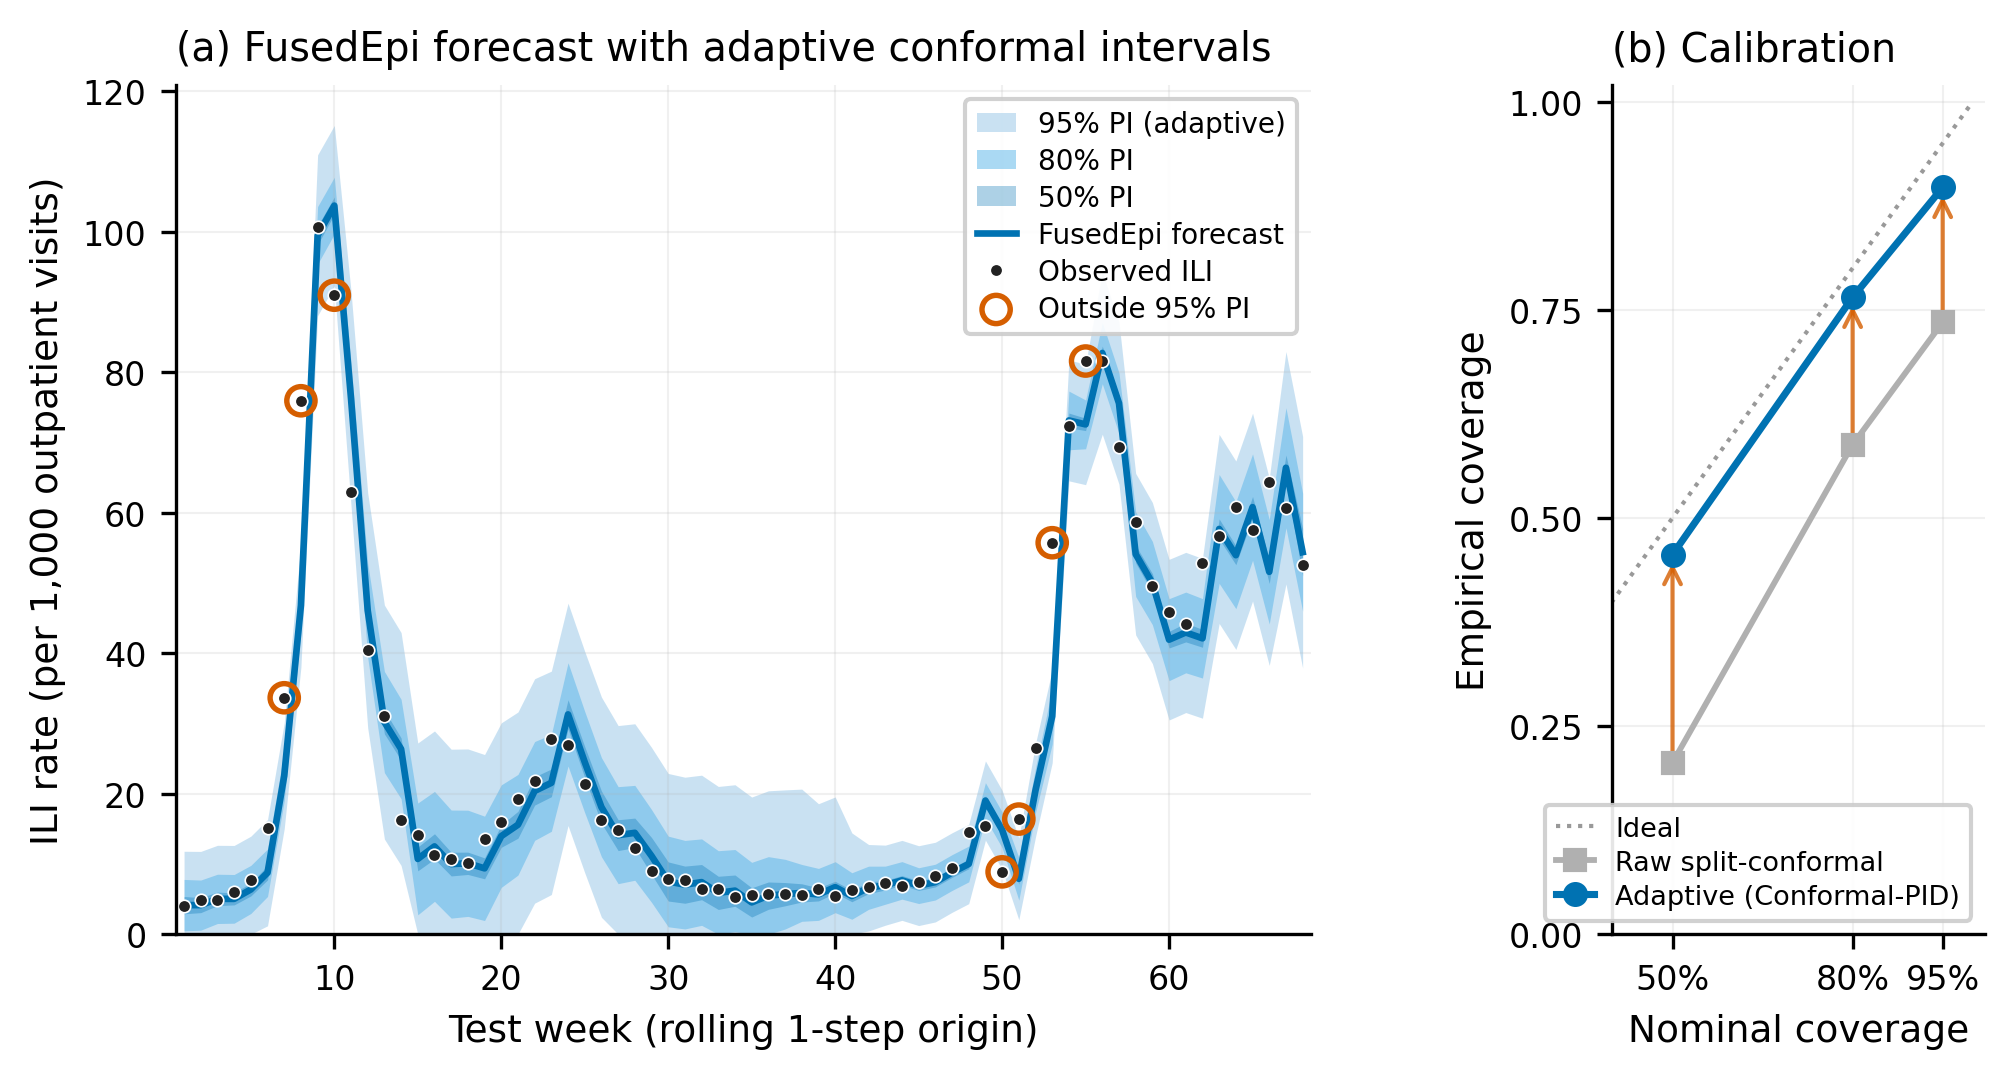

Reproduce this figure in Python.
"""fig_uq_conformal.py — Methods figure: champion (FusedEpi) uncertainty
quantification via adaptive conformal prediction intervals.

Shows, for ONE contiguous forecast segment (the n=68 leak-free rolling 1-step
test slab of the deployed champion FusedEpi), the point forecast, the observed
ILI rate overlaid, and the 50% / 80% / 95% prediction-interval bands produced by
adaptive (online Conformal-PID) recalibration. A side panel makes the
recalibration effect explicit: raw split-conformal 95% PI under-covers
(empirical 0.735 at nominal 0.95) while adaptive recalibration restores
coverage to 0.897 — on the SAME test slab.

★ Real data only — no fabrication. Bands are reproduced with the exact SSOT
functions used by simulation/scripts/adaptive_pi_eval.py:
  - point forecast + observed:   simulation/results/csv/predictions_FusedEpi.csv
  - leak-free residual seed:      simulation/results/per_model_optimal/FusedEpi.json
                                  (val_metrics.insample_residuals)
  - coverage numbers (caption):   simulation/results/csv/adaptive_pi_metrics.csv
  - half-widths:  hub_metrics.k11_pi_widths_from_residuals (Lei 2018 split-conformal)
  - bands:        adaptive_conformal.adaptive_conformal_bounds (Angelopoulos 2024
                  Conformal-PID / Gibbs-Candes 2021 ACI)
leak-free: each step's interval uses only past observations (operational rolling
1-step), identical to the deployed setting.

Output (B5 width, 300 dpi):
    paper/methods_assets/fig_uq_conformal.png

Discipline: matplotlib Agg, English labels only (DejaVu Sans), deterministic,
sqlite=0 (reads CSV + JSON only), honest crash if inputs are absent (no
fabricated data).

Usage: .venv/bin/python paper/methods_assets/fig_uq_conformal.py
"""

from __future__ import annotations

import json
import sys
from pathlib import Path

import matplotlib

matplotlib.use("Agg")  # headless render
import matplotlib.pyplot as plt  # noqa: E402
import numpy as np  # noqa: E402
import pandas as pd  # noqa: E402

_THIS = Path(__file__).resolve()
PROJECT_ROOT = _THIS.parents[2]
# Make `simulation` importable (SSOT conformal functions live there).
if str(PROJECT_ROOT) not in sys.path:
    sys.path.insert(0, str(PROJECT_ROOT))

PRED_CSV = PROJECT_ROOT / "simulation" / "results" / "csv" / "predictions_FusedEpi.csv"
OPT_JSON = PROJECT_ROOT / "simulation" / "results" / "per_model_optimal" / "FusedEpi.json"
METRICS_CSV = PROJECT_ROOT / "simulation" / "results" / "csv" / "adaptive_pi_metrics.csv"
OUT_PNG = _THIS.parent / "fig_uq_conformal.png"

CHAMPION = "FusedEpi"
# B5 page text width ~ 5.0 in usable; full-width two-panel figure.
B5_WIDTH_IN = 6.7
FIG_HEIGHT_IN = 3.7

# Colors (color-blind-safe Okabe-Ito-ish blues/orange).
C_OBS = "#222222"
C_PRED = "#0072B2"
C_50 = "#0072B2"
C_80 = "#56B4E9"
C_95 = "#9ECAE9"
C_STATIC = "#B0B0B0"
C_ADAPT = "#0072B2"


def _setup_font() -> None:
    """Force English paper font (DejaVu Sans), ASCII minus."""
    plt.rcParams["font.family"] = "DejaVu Sans"
    plt.rcParams["axes.unicode_minus"] = False


def _load_forecast() -> tuple[np.ndarray, np.ndarray]:
    """Champion point forecast + observed over the leak-free test slab.

    Returns:
        (y_true, y_pred) each (n,) float arrays in chronological order.

    Raises:
        FileNotFoundError / ValueError if the prediction CSV is missing/empty.
    """
    if not PRED_CSV.exists():
        raise FileNotFoundError(f"missing real predictions: {PRED_CSV}")
    df = pd.read_csv(PRED_CSV)
    t = df[df["split"] == "test"].sort_values("idx")
    if len(t) < 10:
        raise ValueError(f"too few test rows in {PRED_CSV}: {len(t)}")
    return (t["y_true"].to_numpy(dtype=np.float64),
            t["y_pred"].to_numpy(dtype=np.float64))


def _load_residuals() -> np.ndarray:
    """Leak-free in-sample residual seed for conformal calibration.

    Returns:
        (m,) finite residual array (m >= 2).

    Raises:
        ValueError if residuals are absent (no fabricated calibration).
    """
    d = json.loads(OPT_JSON.read_text())
    r = (d.get("val_metrics", {}) or {}).get("insample_residuals")
    if r is None:
        raise ValueError(f"no insample_residuals in {OPT_JSON} (cannot calibrate)")
    a = np.asarray(r, dtype=np.float64)
    a = a[np.isfinite(a)]
    if len(a) < 2:
        raise ValueError(f"insufficient residuals in {OPT_JSON}: {len(a)}")
    return a


def _load_coverage_row() -> dict:
    """Champion's measured static vs adaptive coverage row (caption numbers)."""
    df = pd.read_csv(METRICS_CSV)
    row = df[df["model"] == CHAMPION]
    if row.empty:
        raise ValueError(f"{CHAMPION} not in {METRICS_CSV}")
    return row.iloc[0].to_dict()


def build() -> Path:
    """Render the UQ conformal figure from measured champion data.

    Returns:
        Path to the written PNG.

    Side effects: writes OUT_PNG (300 dpi). Reads 3 result files (read-only).
    """
    _setup_font()
    from simulation.analytics.hub_metrics import (
        FLUSIGHT_ALPHAS, k11_pi_widths_from_residuals,
    )
    from simulation.analytics.adaptive_conformal import adaptive_conformal_bounds

    y_true, y_pred = _load_forecast()
    res = _load_residuals()
    cov = _load_coverage_row()
    n = len(y_true)
    weeks = np.arange(1, n + 1)

    # SSOT bands — same call as adaptive_pi_eval.evaluate().
    k11 = k11_pi_widths_from_residuals(np.abs(res), FLUSIGHT_ALPHAS)
    bounds = adaptive_conformal_bounds(y_pred, k11, res, y_true, FLUSIGHT_ALPHAS)

    # FluSight α: PI(1-α). 95% -> α=0.05, 80% -> α=0.20, 50% -> α=0.50.
    a95, a80, a50 = 0.05, 0.20, 0.50
    lo95, hi95 = bounds[a95]
    lo80, hi80 = bounds[a80]
    lo50, hi50 = bounds[a50]

    fig, (axL, axR) = plt.subplots(
        1, 2, figsize=(B5_WIDTH_IN, FIG_HEIGHT_IN),
        gridspec_kw={"width_ratios": [3.05, 1.0], "wspace": 0.40},
    )

    # ── Left: forecast + adaptive PI bands + observed overlay ──────────────
    axL.fill_between(weeks, lo95, hi95, color=C_95, alpha=0.55,
                     linewidth=0, label="95% PI (adaptive)")
    axL.fill_between(weeks, lo80, hi80, color=C_80, alpha=0.50,
                     linewidth=0, label="80% PI")
    axL.fill_between(weeks, lo50, hi50, color=C_50, alpha=0.32,
                     linewidth=0, label="50% PI")
    axL.plot(weeks, y_pred, color=C_PRED, lw=1.6, label="FusedEpi forecast")
    axL.plot(weeks, y_true, color=C_OBS, lw=0.0, marker="o", ms=3.0,
             mfc=C_OBS, mec="white", mew=0.4, label="Observed ILI")

    # Mark observations that fall outside the 95% band (miscoverage).
    out_mask = (y_true < lo95) | (y_true > hi95)
    if out_mask.any():
        axL.scatter(weeks[out_mask], y_true[out_mask], s=46, facecolors="none",
                    edgecolors="#D55E00", linewidths=1.3, zorder=6,
                    label="Outside 95% PI")

    axL.set_xlabel("Test week (rolling 1-step origin)", fontsize=9)
    axL.set_ylabel("ILI rate (per 1,000 outpatient visits)", fontsize=9)
    axL.set_title(
        f"(a) {CHAMPION} forecast with adaptive conformal intervals",
        fontsize=9.5, loc="left", pad=6,
    )
    axL.set_xlim(0.5, n + 0.5)
    axL.set_ylim(bottom=0)
    axL.tick_params(labelsize=8)
    axL.grid(True, alpha=0.18, lw=0.5)
    for s in ("top", "right"):
        axL.spines[s].set_visible(False)
    axL.legend(fontsize=6.7, loc="upper right", frameon=True, framealpha=0.9,
               handlelength=1.4, borderpad=0.4, labelspacing=0.32)

    # ── Right: recalibration effect on empirical coverage ──────────────────
    nominal = np.array([0.50, 0.80, 0.95])
    static = np.array([float(cov["static_pi50"]), float(cov["static_pi80"]),
                       float(cov["static_pi95"])])
    adapt = np.array([float(cov["adapt_pi50"]), float(cov["adapt_pi80"]),
                      float(cov["adapt_pi95"])])

    axR.plot([0, 1], [0, 1], color="#999999", ls=":", lw=1.0, zorder=1,
             label="Ideal")
    axR.plot(nominal, static, color=C_STATIC, marker="s", ms=5, lw=1.4,
             label="Raw split-conformal", zorder=3)
    axR.plot(nominal, adapt, color=C_ADAPT, marker="o", ms=5, lw=1.7,
             label="Adaptive (Conformal-PID)", zorder=4)
    for xn, ys, ya in zip(nominal, static, adapt):
        axR.annotate("", xy=(xn, ya), xytext=(xn, ys),
                     arrowprops=dict(arrowstyle="->", color="#D55E00",
                                     lw=1.0, alpha=0.8), zorder=2)

    axR.set_xlim(0.40, 1.02)
    axR.set_ylim(0.0, 1.02)
    axR.set_xticks(nominal)
    axR.set_xticklabels(["50%", "80%", "95%"], fontsize=8)
    axR.set_yticks([0, 0.25, 0.5, 0.75, 1.0])
    axR.tick_params(labelsize=8)
    axR.set_xlabel("Nominal coverage", fontsize=9)
    axR.set_ylabel("Empirical coverage", fontsize=9)
    axR.set_title("(b) Calibration", fontsize=9.5, loc="left", pad=6)
    axR.grid(True, alpha=0.18, lw=0.5)
    for s in ("top", "right"):
        axR.spines[s].set_visible(False)
    axR.legend(fontsize=6.5, loc="lower right", frameon=True, framealpha=0.9,
               handlelength=1.4, borderpad=0.4, labelspacing=0.3)

    fig.subplots_adjust(left=0.085, right=0.985, top=0.90, bottom=0.135)
    OUT_PNG.parent.mkdir(parents=True, exist_ok=True)
    fig.savefig(OUT_PNG, dpi=300, bbox_inches="tight", facecolor="white")
    plt.close(fig)

    # Console summary (also used to confirm caption numbers).
    emp95 = float(np.mean((y_true >= lo95) & (y_true <= hi95)))
    emp80 = float(np.mean((y_true >= lo80) & (y_true <= hi80)))
    emp50 = float(np.mean((y_true >= lo50) & (y_true <= hi50)))
    print(f"  wrote {OUT_PNG}")
    print(f"  n_test={n}  (rolling 1-step leak-free)")
    print(f"  adaptive empirical coverage on this slab: "
          f"50%={emp50:.3f}  80%={emp80:.3f}  95%={emp95:.3f}")
    print(f"  CSV (caption SSOT): static95={cov['static_pi95']} "
          f"-> adapt95={cov['adapt_pi95']}; "
          f"static80={cov['static_pi80']} -> adapt80={cov['adapt_pi80']}; "
          f"static50={cov['static_pi50']} -> adapt50={cov['adapt_pi50']}; "
          f"adapt_WIS={cov['adapt_wis']}")
    return OUT_PNG


if __name__ == "__main__":
    build()
